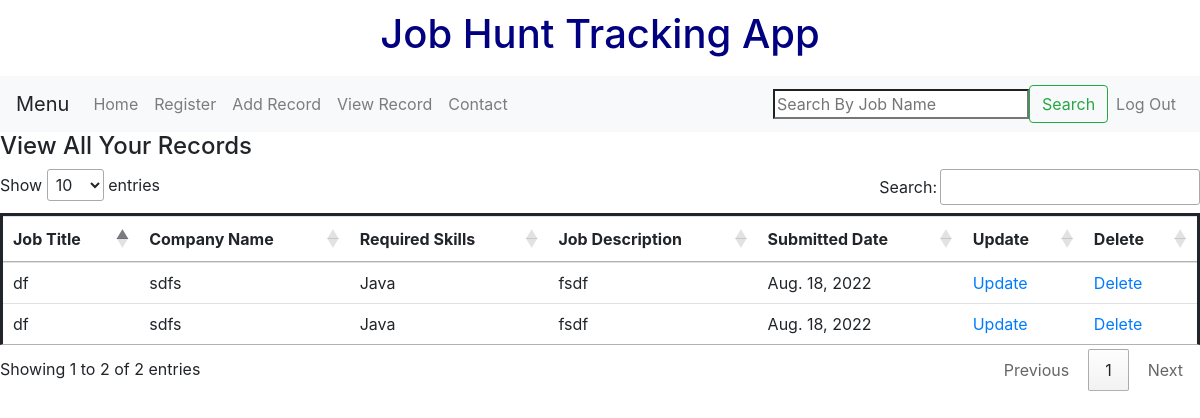
Page /TrackJob/showrecord/ (signed in) on the earlier database version.
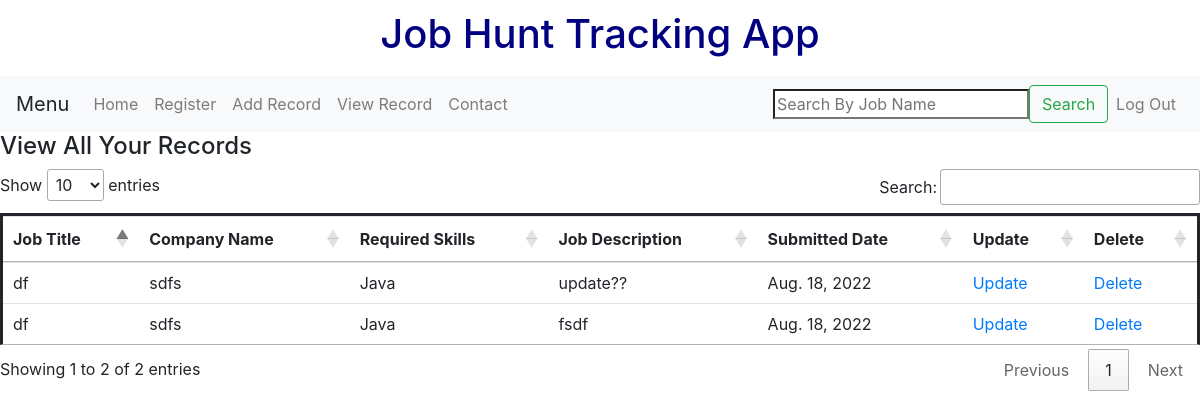
Same page on the later database version.
### TrackJob/models.py (models this page shows)
class Job(models.Model):
    user = models.ForeignKey(
        settings.AUTH_USER_MODEL,
        on_delete=models.CASCADE,
    )
    Job_Title = models.CharField(max_length=120) # required to have maxlength
    Company_Name = models.CharField(max_length=120)
    SkillType = [('Python', 'Python'), ('Java', 'Java'), ('SQL', 'SQL'), ('HTML', 'HTML/CSS'),('Other','Other') ]  # enum
    Required_Skills = models.CharField(blank=True, choices=SkillType, max_length=10)
    Job_Description = models.TextField()
    Submitted_Date = models.DateField()
    Note = models.TextField(blank=False, null=True)

### TrackJob/views.py (the view)
# urls.py: path('showrecord/', showrecord_view,name = 'showrecord'),
@login_required
def showrecord_view(request, *args, **kwargs):
    user_record_queryset = Job.objects.filter(user = request.user)
    context = {
        "object_list": user_record_queryset
    }
    return render(request, "showrecordpage.html", context)

### TrackJob/templates/showrecordpage.html (shortened to what this page needs)
{% extends 'basepage.html' %}
{%  block content %}
<link rel="stylesheet" href=" //cdn.datatables.net/1.12.1/css/jquery.dataTables.min.css">
<h4> View All Your Records</h4>
<table class="table resultlist" id = 'resulttable'>
  <thead>
    <tr>
        <th scope="col">Job Title</th>
        <th scope="col">Company Name</th>
        <th scope="col">Required Skills</th>
        <th scope="col">Job Description</th>
        <th scope="col">Submitted Date</th>
        <th scope="col">Update</th>
        <th scope="col">Delete</th>
    </tr>
  </thead>
<Tbody>
        {%  for instance in object_list %}
            <tr>
                <td>{{ instance.Job_Title }}</td>
                <td>{{ instance.Company_Name }}</td>
                <td>{{ instance.Required_Skills }}</td>
                <td>{{ instance.Job_Description }}</td>
                <td>{{ instance.Submitted_Date }}</td>
                <td><a href="{% url 'job_update' instance.id %}">Update</a>
                <td><a href="{% url 'job_delete' instance.id %}">Delete</a>
                </td>
          </tr>
        {% endfor %}
    </Tbody>
</table>
{% endblock %}

Differences in the rows shown:
changed Job: Job_Description "fsdf" → "update??"
